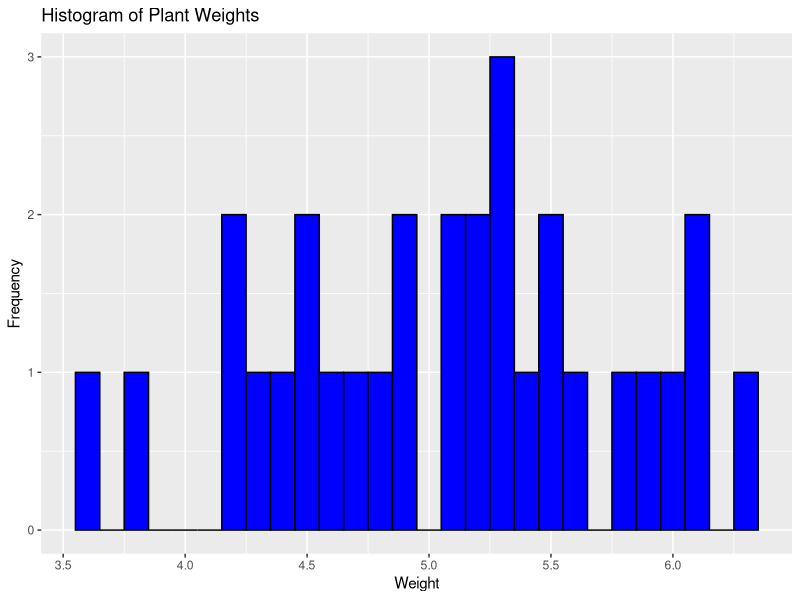
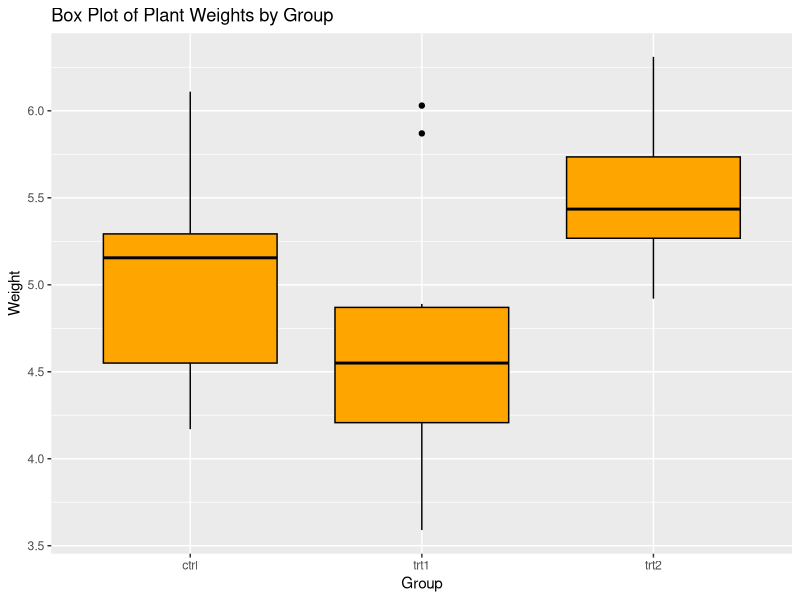
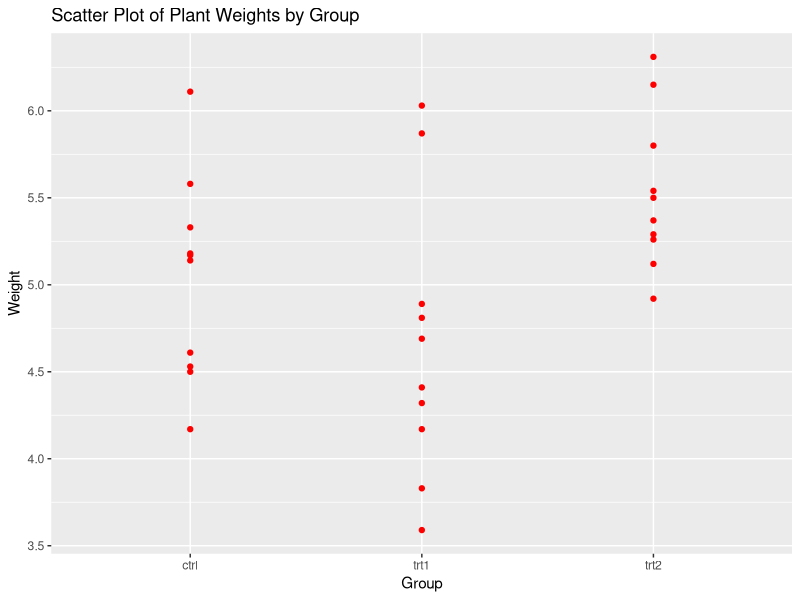
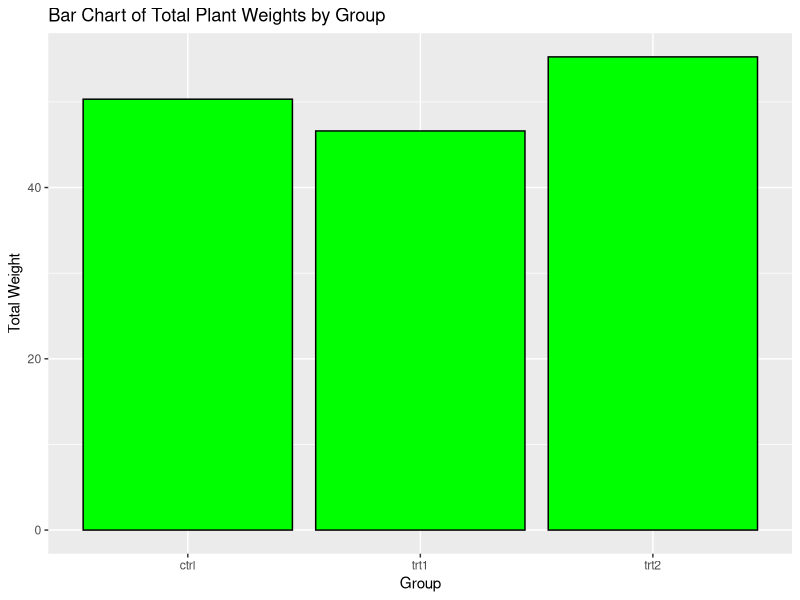
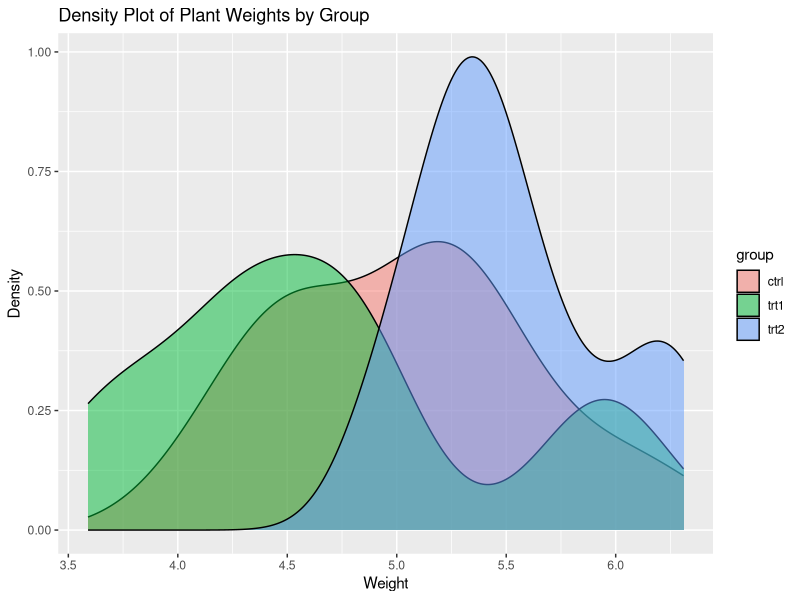
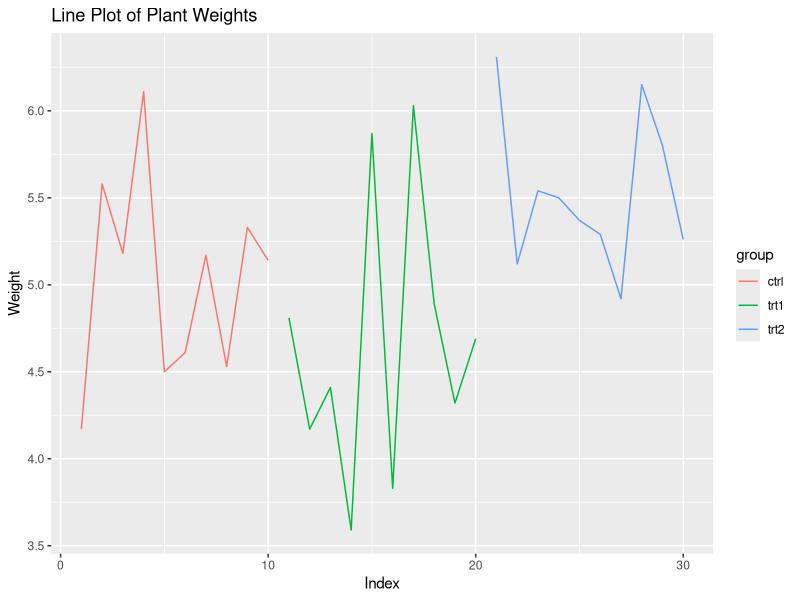
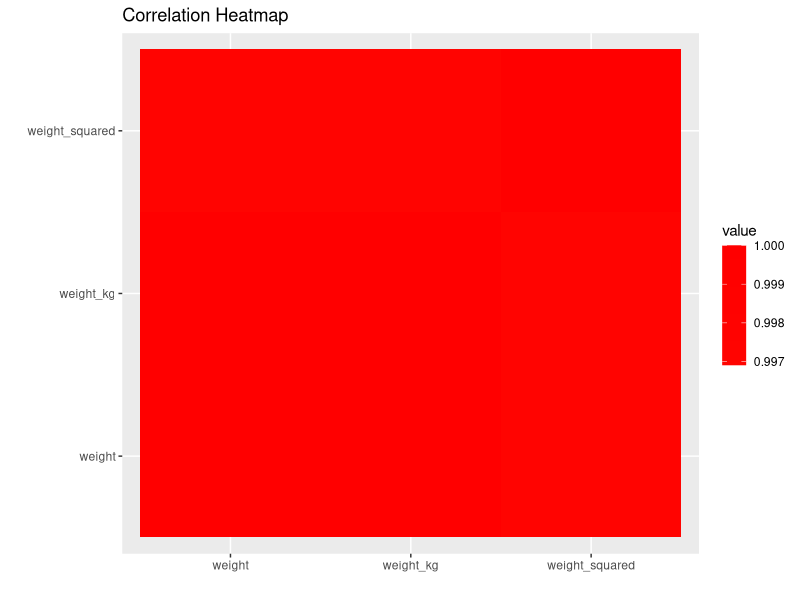
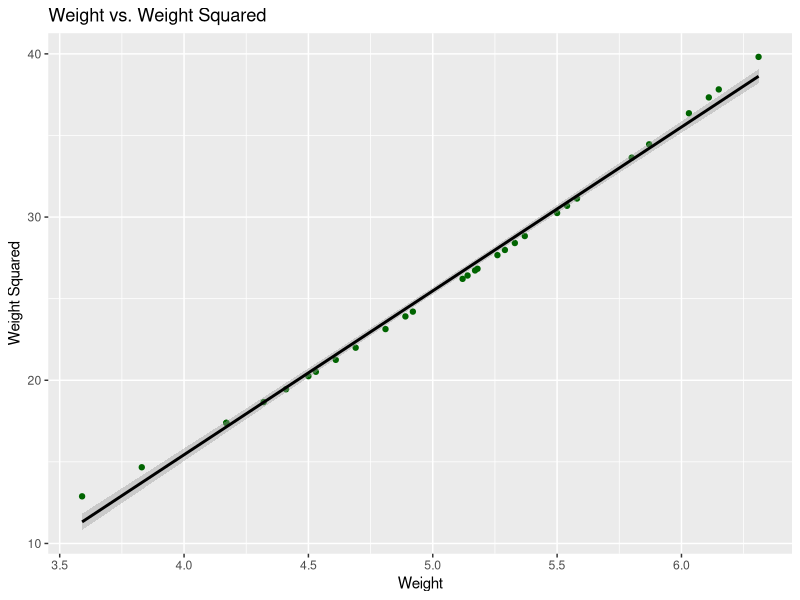

Write R code to recreate these figures, in order.
# Load necessary libraries
library(dplyr)
library(ggplot2)
library(reshape2)

# Load the PlantGrowth dataset
data("PlantGrowth")

# Data Transformation: Create new variables
plantgrowth_data <- PlantGrowth %>%
  mutate(
    weight_kg = weight / 1000,  # Convert weight to kilograms
    weight_squared = weight^2   # Square of the weight
  )

# Grouping & Summarization: Analyze key patterns
summary_data <- plantgrowth_data %>%
  group_by(group) %>%
  summarise(
    Total_Weight = sum(weight),
    Average_Weight = mean(weight)
  )

# Visualizations
# 1. Histogram
ggplot(plantgrowth_data, aes(x = weight)) +
  geom_histogram(binwidth = 0.1, fill = "blue", color = "black") +
  labs(title = "Histogram of Plant Weights", x = "Weight", y = "Frequency")

# 2. Box plot
ggplot(plantgrowth_data, aes(x = group, y = weight)) +
  geom_boxplot(fill = "orange", color = "black") +
  labs(title = "Box Plot of Plant Weights by Group", x = "Group", y = "Weight")

# 3. Scatter plot
ggplot(plantgrowth_data, aes(x = group, y = weight)) +
  geom_point(color = "red") +
  labs(title = "Scatter Plot of Plant Weights by Group", x = "Group", y = "Weight")

# 4. Bar chart
ggplot(summary_data, aes(x = group, y = Total_Weight)) +
  geom_bar(stat = "identity", fill = "green", color = "black") +
  labs(title = "Bar Chart of Total Plant Weights by Group", x = "Group", y = "Total Weight")

# 5. Density plot
ggplot(plantgrowth_data, aes(x = weight, fill = group)) +
  geom_density(alpha = 0.5) +
  labs(title = "Density Plot of Plant Weights by Group", x = "Weight", y = "Density")

# 6. Line plot
ggplot(plantgrowth_data, aes(x = as.numeric(row.names(plantgrowth_data)), y = weight, color = group)) +
  geom_line() +
  labs(title = "Line Plot of Plant Weights", x = "Index", y = "Weight")

# 7. Correlation heatmap
cor_matrix <- cor(plantgrowth_data %>% select(weight, weight_kg, weight_squared))
melted_cor_matrix <- melt(cor_matrix)
ggplot(melted_cor_matrix, aes(x = Var1, y = Var2, fill = value)) +
  geom_tile() +
  scale_fill_gradient2(low = "blue", high = "red", mid = "white", midpoint = 0) +
  labs(title = "Correlation Heatmap", x = "", y = "")

# 8. Customized visualization: Weight vs. Weight Squared
ggplot(plantgrowth_data, aes(x = weight, y = weight_squared)) +
  geom_point(color = "darkgreen") +
  geom_smooth(method = "lm", color = "black") +
  labs(title = "Weight vs. Weight Squared", x = "Weight", y = "Weight Squared")
